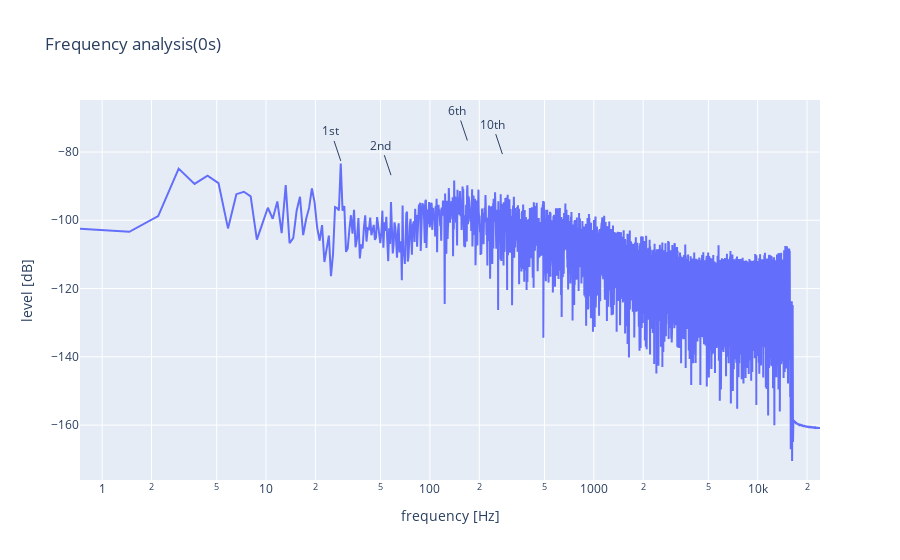

The notebook cell saved with this chart:
### Code cell
import plotly.graph_objects as go
from math import log

fig = go.Figure()

trace1 = go.Scatter(
    x = df['frequency'],
    y = df['level'],
    mode = 'lines',
    name = 'data'
)

layout = dict(
    title = 'Frequency analysis(0s)',
    xaxis = dict(title='frequency [Hz]'),
    yaxis = dict(title='level [dB]'),
)

fig = go.Figure(
    data = [trace1],
    layout = layout
)

fig.add_annotation(
    x=log(28.56445) / log(10), 
    y=-82.60582,
    text='1st'
)
fig.add_annotation(
    x=log(57.86133) / log(10), 
    y=-86.78249,
    text='2nd'
)
fig.add_annotation(
    x=log(169.1895) / log(10), 
    y=-76.6216,
    text='6th'
)
fig.add_annotation(
    x=log(276.8555) / log(10), 
    y=-80.61135,
    text='10th'
)

fig.update_xaxes(type='log')

fig.show()

### Figure 1 — Plotly figure (JSON) as saved in the notebook; plotly's stock layout.template omitted (floating-point values rounded to 4 significant figures; data arrays with more than 128 entries replaced by an {"elided": "..."} marker saying what was removed)
{"data": [{"mode": "lines", "name": "data", "type": "scatter", "x": {"elided": "32767 float values"}, "y": {"elided": "32767 float values"}}], "layout": {"annotations": [{"text": "1st", "x": 1.456, "y": -82.61}, {"text": "2nd", "x": 1.762, "y": -86.78}, {"text": "6th", "x": 2.228, "y": -76.62}, {"text": "10th", "x": 2.442, "y": -80.61}], "title": {"text": "Frequency analysis(0s)"}, "xaxis": {"title": {"text": "frequency [Hz]"}, "type": "log"}, "yaxis": {"title": {"text": "level [dB]"}}}}
